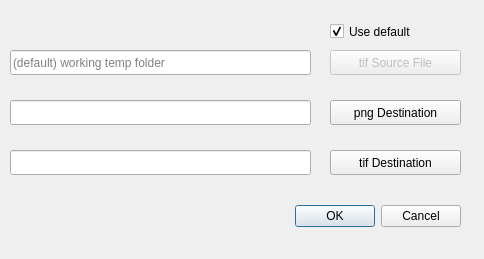
<?xml version="1.0" encoding="UTF-8"?>
<ui version="4.0">
 <class>Dialog</class>
 <widget class="QDialog" name="Dialog">
  <property name="geometry">
   <rect>
    <x>0</x>
    <y>0</y>
    <width>484</width>
    <height>259</height>
   </rect>
  </property>
  <property name="windowTitle">
   <string>Deskew</string>
  </property>
  <widget class="QDialogButtonBox" name="buttonBox">
   <property name="geometry">
    <rect>
     <x>290</x>
     <y>200</y>
     <width>171</width>
     <height>32</height>
    </rect>
   </property>
   <property name="orientation">
    <enum>Qt::Horizontal</enum>
   </property>
   <property name="standardButtons">
    <set>QDialogButtonBox::Cancel|QDialogButtonBox::Ok</set>
   </property>
  </widget>
  <widget class="QLineEdit" name="Source">
   <property name="geometry">
    <rect>
     <x>10</x>
     <y>50</y>
     <width>301</width>
     <height>25</height>
    </rect>
   </property>
   <property name="placeholderText">
    <string>(default) working temp folder</string>
   </property>
  </widget>
  <widget class="QPushButton" name="SourceButton">
   <property name="enabled">
    <bool>false</bool>
   </property>
   <property name="geometry">
    <rect>
     <x>330</x>
     <y>50</y>
     <width>131</width>
     <height>25</height>
    </rect>
   </property>
   <property name="text">
    <string>tif Source File</string>
   </property>
   <property name="icon">
    <iconset resource="../UI_Icons.qrc">
     <normaloff>:/Icons/Icons/tiff-file.png</normaloff>:/Icons/Icons/tiff-file.png</iconset>
   </property>
  </widget>
  <widget class="QPushButton" name="DestinationButton">
   <property name="geometry">
    <rect>
     <x>330</x>
     <y>100</y>
     <width>131</width>
     <height>25</height>
    </rect>
   </property>
   <property name="text">
    <string>png Destination</string>
   </property>
   <property name="icon">
    <iconset resource="../UI_Icons.qrc">
     <normaloff>:/Icons/Icons/png-file.png</normaloff>:/Icons/Icons/png-file.png</iconset>
   </property>
  </widget>
  <widget class="QLineEdit" name="Destination">
   <property name="geometry">
    <rect>
     <x>10</x>
     <y>100</y>
     <width>301</width>
     <height>25</height>
    </rect>
   </property>
  </widget>
  <widget class="QPushButton" name="DestinationButton_2">
   <property name="geometry">
    <rect>
     <x>330</x>
     <y>150</y>
     <width>131</width>
     <height>25</height>
    </rect>
   </property>
   <property name="text">
    <string>tif Destination</string>
   </property>
   <property name="icon">
    <iconset resource="../UI_Icons.qrc">
     <normaloff>:/Icons/Icons/tiff-file.png</normaloff>:/Icons/Icons/tiff-file.png</iconset>
   </property>
  </widget>
  <widget class="QLineEdit" name="Destination_2">
   <property name="geometry">
    <rect>
     <x>10</x>
     <y>150</y>
     <width>301</width>
     <height>25</height>
    </rect>
   </property>
  </widget>
  <widget class="QCheckBox" name="defaultsrcBox">
   <property name="geometry">
    <rect>
     <x>330</x>
     <y>20</y>
     <width>101</width>
     <height>23</height>
    </rect>
   </property>
   <property name="text">
    <string>Use default</string>
   </property>
   <property name="checked">
    <bool>true</bool>
   </property>
  </widget>
 </widget>
 <resources>
  <include location="../UI_Icons.qrc"/>
 </resources>
 <connections>
  <connection>
   <sender>buttonBox</sender>
   <signal>accepted()</signal>
   <receiver>Dialog</receiver>
   <slot>accept()</slot>
   <hints>
    <hint type="sourcelabel">
     <x>248</x>
     <y>254</y>
    </hint>
    <hint type="destinationlabel">
     <x>157</x>
     <y>274</y>
    </hint>
   </hints>
  </connection>
  <connection>
   <sender>buttonBox</sender>
   <signal>rejected()</signal>
   <receiver>Dialog</receiver>
   <slot>reject()</slot>
   <hints>
    <hint type="sourcelabel">
     <x>316</x>
     <y>260</y>
    </hint>
    <hint type="destinationlabel">
     <x>286</x>
     <y>274</y>
    </hint>
   </hints>
  </connection>
 </connections>
</ui>
